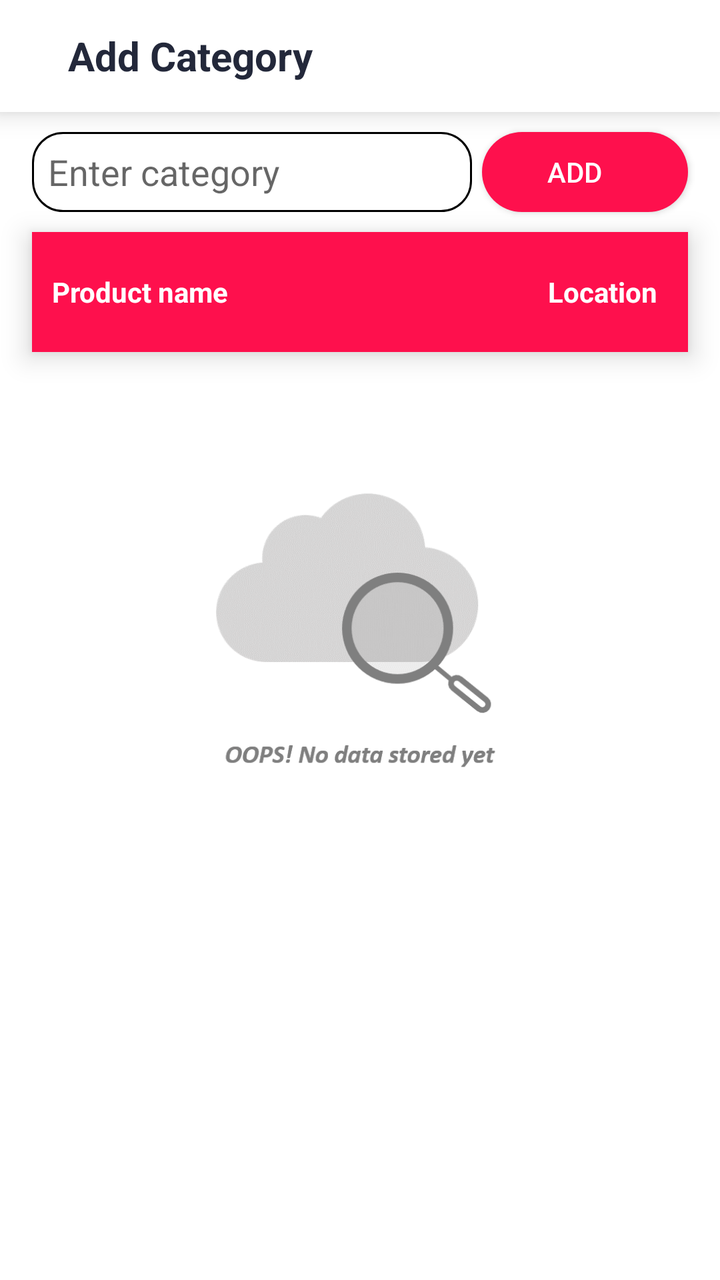
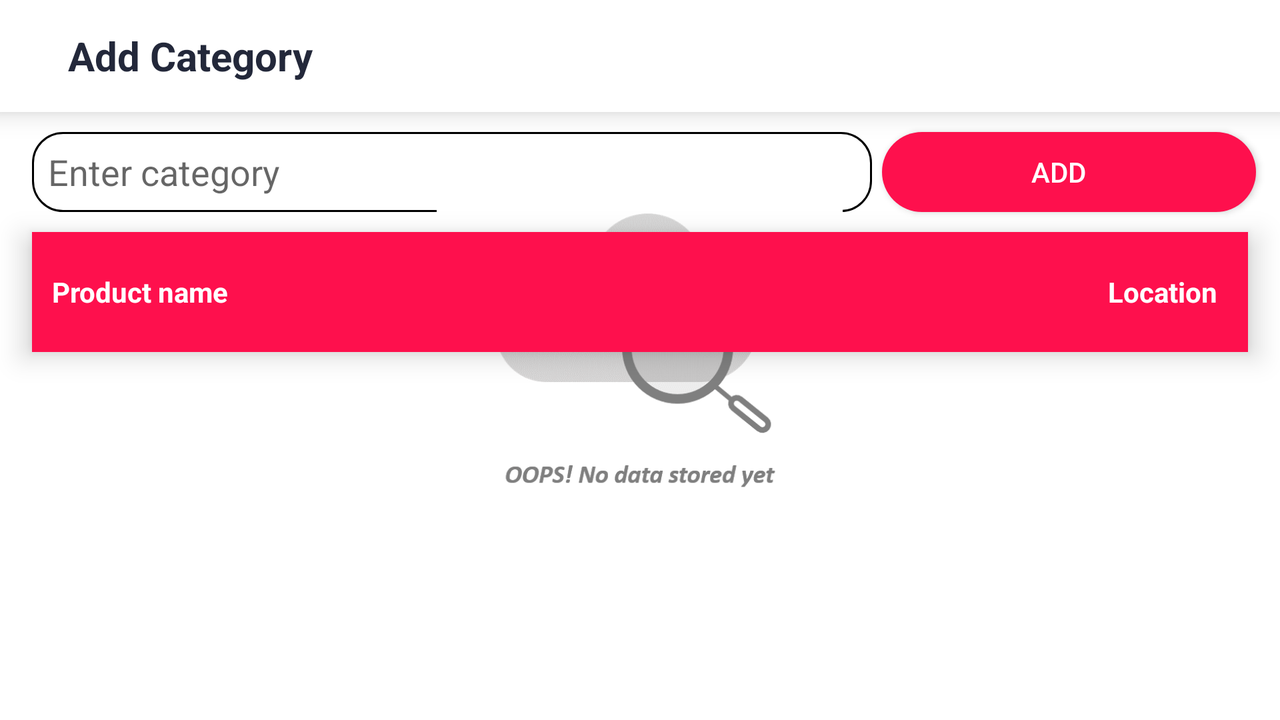

First picture: res/layout/ on a phone held upright. Second picture: the repository's own variant of that layout, on a device whose configuration matches the variant's folder. Source for both follows.
<!-- AndroidManifest.xml: application theme AppTheme -->
<!-- res/layout/fragment_add_category.xml -->
<?xml version="1.0" encoding="utf-8"?>
<RelativeLayout xmlns:android="http://schemas.android.com/apk/res/android"
    xmlns:tools="http://schemas.android.com/tools"
    android:layout_width="match_parent"
    android:layout_height="match_parent"
    android:background="#FFF"
    xmlns:app="http://schemas.android.com/apk/res-auto"
    tools:context=".AddCategoryFragment">

    <LinearLayout
        android:gravity="center_vertical"
        android:background="#FFF"
        android:elevation="8dp"
        android:orientation="horizontal"
        android:id="@+id/action_bar"
        android:layout_width="match_parent"
        android:layout_height="56dp">
        <ImageView
            android:id="@+id/back"
            android:layout_marginLeft="16dp"
            android:layout_width="wrap_content"
            android:layout_height="match_parent"
            app:srcCompat="@drawable/ic_arrow_back_black_24dp"
            />
        <TextView
            android:layout_marginLeft="18dp"
            android:textSize="20sp"
            android:textStyle="bold"
            android:textColor="@color/colorPrimaryDark"
            android:text="Add Category"
            android:layout_width="wrap_content"
            android:layout_height="wrap_content" />
    </LinearLayout>

    <ImageView
        android:id="@+id/noImg"
        android:src="@mipmap/nodata"
        android:layout_centerInParent="true"
        android:layout_width="wrap_content"
        android:layout_height="wrap_content" />
    <EditText
        android:id="@+id/category"
        android:layout_width="220dp"
        android:layout_height="40dp"
        android:layout_below="@+id/action_bar"
        android:layout_marginLeft="16dp"
        android:layout_marginTop="10dp"
        android:background="@drawable/edittext_bg_shape2"
        android:hint="Enter category"
        android:inputType="text"
        android:paddingLeft="8dp"
        android:paddingRight="8dp" />

    <Button
        android:id="@+id/add"
        android:text="Add"
        android:layout_below="@+id/action_bar"
        android:layout_toRightOf="@+id/category"
        android:layout_marginTop="10dp"
        android:layout_marginRight="16dp"
        android:layout_marginLeft="5dp"
        android:paddingRight="10dp"
        android:textColor="#FFFFFF"
        android:background="@drawable/btnshape"
        android:drawableRight="@drawable/ic_add_black_24dp"
        android:layout_width="match_parent"
        android:layout_height="40dp" />
    <RelativeLayout
        android:elevation="8dp"
        android:paddingTop="4dp"
        android:paddingBottom="4dp"
        android:background="@color/pink"
        android:layout_marginRight="16dp"
        android:layout_marginLeft="16dp"
        android:layout_marginTop="10dp"
        android:id="@+id/look"
        android:layout_below="@+id/category"
        android:layout_width="match_parent"
        android:layout_height="60dp">
        <TextView
            android:id="@+id/productName"
            android:textColor="#FFF"
            android:textStyle="bold"
            android:text="Product name"
            android:layout_marginLeft="10dp"
            android:layout_centerVertical="true"
            android:layout_width="220dp"
            android:layout_height="wrap_content" />
        <TextView
            android:id="@+id/location"
            android:text="Location"
            android:textStyle="bold"
            android:textColor="#FFF"
            android:layout_marginRight="10dp"
            android:layout_centerVertical="true"
            android:layout_alignParentRight="true"
            android:layout_width="60dp"
            android:layout_height="wrap_content" />
    </RelativeLayout>
    <ListView
        android:id="@+id/list"
        android:layout_marginBottom="8dp"
        android:layout_marginRight="16dp"
        android:layout_marginLeft="16dp"
        android:layout_below="@+id/look"
        android:layout_width="match_parent"
        android:layout_height="match_parent"/>

</RelativeLayout>
<!-- resources referenced by this layout -->
<resources>
  <color name="colorPrimaryDark">#23283a</color>
  <color name="pink">#fe104d</color>
  <!-- drawable btnshape (drawable) -->
  <?xml version="1.0" encoding="utf-8"?>
  <shape xmlns:android="http://schemas.android.com/apk/res/android">
  <corners android:radius="25dp"/>
      <solid android:color="@color/pink"/>
  </shape>
  <!-- drawable edittext_bg_shape2 (drawable) -->
  <?xml version="1.0" encoding="utf-8"?>
  <shape xmlns:android="http://schemas.android.com/apk/res/android">
      <corners android:radius="15dp"/>
      <solid android:color="#fff"/>
      <stroke android:color="#000000" android:width="1dp"/>
  </shape>
  <!-- mipmap nodata: png bitmap (mipmap-hdpi, 31775 bytes) -->
  <style name="AppTheme" parent="Theme.AppCompat.Light.NoActionBar">
          
          <item name="colorPrimary">@color/colorPrimary</item>
          <item name="colorPrimaryDark">@color/colorPrimaryDark</item>
          <item name="colorAccent">@color/pink</item>
      </style>
  <color name="colorPrimary">#3F51B5</color>
</resources>
<!-- res/layout-land/fragment_add_category.xml (the author's variant of the layout above) -->
<!-- drawn on the phone turned sideways -->
<?xml version="1.0" encoding="utf-8"?>
<RelativeLayout xmlns:android="http://schemas.android.com/apk/res/android"
    xmlns:tools="http://schemas.android.com/tools"
    android:layout_width="match_parent"
    android:background="#FFF"
    android:layout_height="match_parent"
    xmlns:app="http://schemas.android.com/apk/res-auto"
    tools:context=".AddCategoryFragment">

    <LinearLayout
        android:gravity="center_vertical"
        android:background="#FFF"
        android:elevation="8dp"
        android:orientation="horizontal"
        android:id="@+id/action_bar"
        android:layout_width="match_parent"
        android:layout_height="56dp">
        <ImageView
            android:id="@+id/back"
            android:layout_marginLeft="16dp"
            android:layout_width="wrap_content"
            android:layout_height="match_parent"
            app:srcCompat="@drawable/ic_arrow_back_black_24dp"
            />
        <TextView
            android:layout_marginLeft="18dp"
            android:textSize="20sp"
            android:textStyle="bold"
            android:textColor="@color/colorPrimaryDark"
            android:text="Add Category"
            android:layout_width="wrap_content"
            android:layout_height="wrap_content" />
    </LinearLayout>
    <EditText
        android:id="@+id/category"
        android:layout_width="420dp"
        android:layout_height="40dp"
        android:layout_below="@+id/action_bar"
        android:layout_marginLeft="16dp"
        android:layout_marginTop="10dp"
        android:background="@drawable/edittext_bg_shape2"
        android:hint="Enter category"
        android:inputType="text"
        android:paddingLeft="8dp"
        android:paddingRight="8dp" />

    <Button
        android:id="@+id/add"
        android:text="Add"
        android:layout_below="@+id/action_bar"
        android:layout_toRightOf="@+id/category"
        android:layout_marginTop="10dp"
        android:layout_marginRight="12dp"
        android:layout_marginLeft="5dp"
        android:paddingRight="10dp"
        android:textColor="#FFFFFF"
        android:background="@drawable/btnshape"
        android:drawableRight="@drawable/ic_add_black_24dp"
        android:layout_width="match_parent"
        android:layout_height="40dp" />

    <ImageView
        android:id="@+id/noImg"
        android:src="@mipmap/nodata"
        android:layout_centerInParent="true"
        android:layout_width="wrap_content"
        android:layout_height="wrap_content" />
    <RelativeLayout
        android:paddingTop="4dp"
        android:paddingBottom="4dp"
        android:elevation="8dp"
        android:background="@color/pink"
        android:layout_marginRight="16dp"
        android:layout_marginLeft="16dp"
        android:layout_marginTop="10dp"
        android:id="@+id/look"
        android:layout_below="@+id/category"
        android:layout_width="match_parent"
        android:layout_height="60dp">
        <TextView
            android:id="@+id/productName"
            android:textColor="#FFF"
            android:textStyle="bold"
            android:text="Product name"
            android:layout_marginLeft="10dp"
            android:layout_centerVertical="true"
            android:layout_width="220dp"
            android:layout_height="wrap_content" />
        <TextView
            android:id="@+id/location"
            android:text="Location"
            android:textStyle="bold"
            android:textColor="#FFF"
            android:layout_marginRight="10dp"
            android:layout_centerVertical="true"
            android:layout_alignParentRight="true"
            android:layout_width="60dp"
            android:layout_height="wrap_content" />
    </RelativeLayout>
    <ListView
        android:id="@+id/list"
        android:layout_marginBottom="8dp"
        android:layout_marginRight="16dp"
        android:layout_marginLeft="16dp"
        android:layout_below="@+id/look"
        android:layout_width="match_parent"
        android:layout_height="match_parent"/>

</RelativeLayout>
